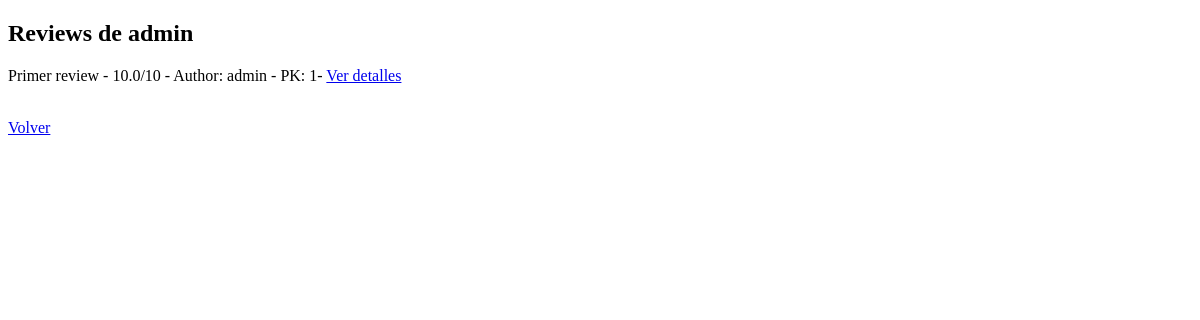
Page /reviews/admin/ on the earlier database version.
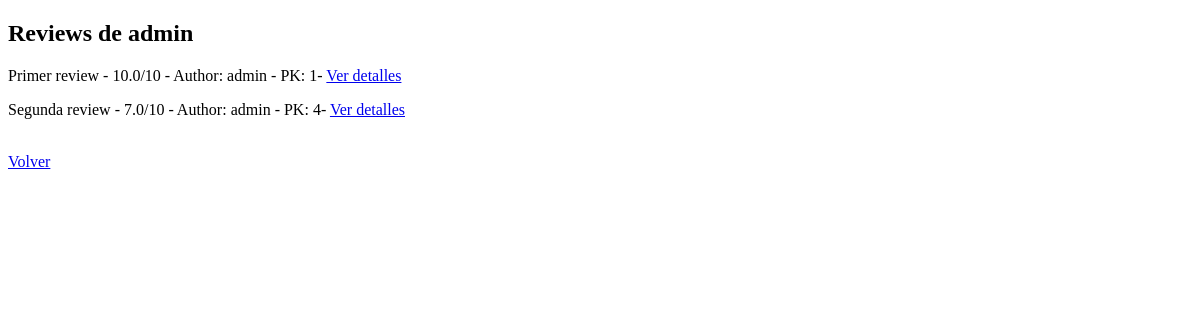
Same page on the later database version.
### reviews/models.py (models this page shows, shortened)
class Post(models.Model):
    title = models.CharField(max_length=255)
    author = models.ForeignKey(User, on_delete=models.CASCADE)
    fecha = models.DateTimeField(auto_now_add=True)
    body = models.TextField()
    calificacion = models.FloatField(
        validators=[MinValueValidator(0.0),
                    MaxValueValidator(10.0)])

### reviews/views.py (the view)
# urls.py: path('reviews/<str:username>/',other_users_post, name='other_users_post'),
def other_users_post(request, username):
    usuario = User.objects.get(username=username)
    if usuario == request.user:
        redirect('reviews')
    else:
        posts = Post.objects.filter(author=usuario)
        context = {'usuario':usuario, 'posts':posts}
        return render(request, 'other_user_posts.html',context)

### reviews/templates/other_user_posts.html (shortened to what this page needs)
<!DOCTYPE html>
<html lang="en">
<head>
</head>
<body>
    <h2>Reviews de {{usuario}}</h2>
    {% for post in posts %}
            <p>{{post.title}} - {{post.calificacion}}/10 - Author: {{post.author}} - PK: {{post.pk}}- <a href={% url 'other_users_post_detail' author=post.author pk=post.pk %}>Ver detalles</a></p>
    {% endfor %}
    <br>
    <a href={% url 'inicio' %}> Volver</a>
</body>
</html>

Differences in the rows shown:
added Post: title "Segunda review", calificacion "7.0", author "admin", pk "4"
